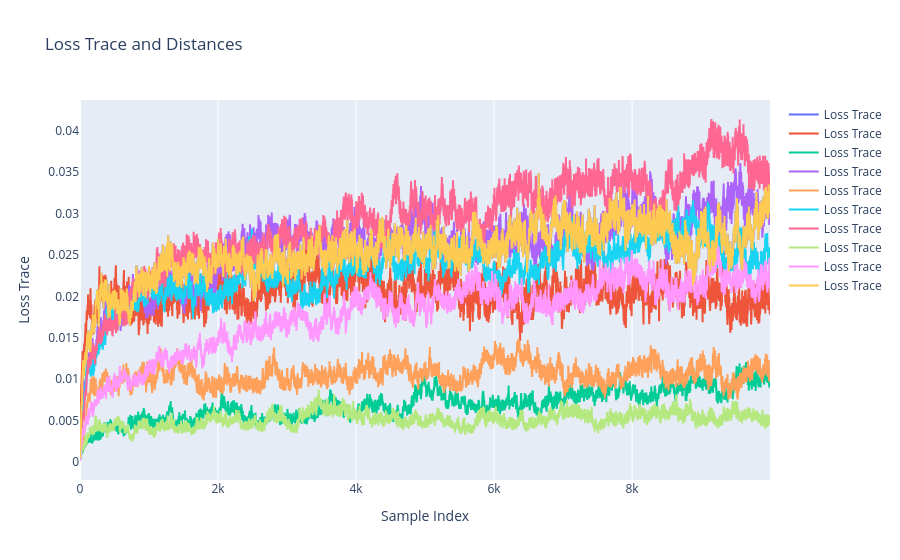

The notebook cell saved with this chart:
### Markdown cell above
## Loss trace

### Code cell
df = df_data
df = df[~np.isnan(df["lambdahat"])]
fig = go.Figure()

# index = 10
indices = np.random.randint(0, df.shape[0], size=10)
for index in indices: 
    sample_loss_trace = np.array(df.iloc[index]["loss_trace"])
    # print(df_data.iloc[index]["true_lambda"])
    n = df.iloc[index]["num_training_data"]
    # itemp = n / np.log(n)
    # distances = sample_doc["info"]["sgld_distances"]
    nsamples = len(sample_loss_trace)

    # Add trace for loss_trace
    fig.add_trace(
        go.Scatter(
            x=list(range(nsamples)),
            y=sample_loss_trace,
            name="Loss Trace",
            yaxis="y1"
        )
    )

# Add trace for distances
# fig.add_trace(
#     go.Scatter(
#         x=list(range(nsamples)),
#         y=distances,
#         name="Distances",
#         yaxis="y2"
#     )
# )

# Set layout for the graph
fig.update_layout(
    title="Loss Trace and Distances",
    xaxis_title="Sample Index",
    yaxis=dict(
        title="Loss Trace",
        side="left",
        showgrid=False,
        zeroline=False
    ),
    yaxis2=dict(
        title="Distances",
        side="right",
        overlaying="y",
        showgrid=False,
        zeroline=False
    )
)

### Figure 1 — Plotly figure (JSON) as saved in the notebook; plotly's stock layout.template omitted (floating-point values rounded to 4 significant figures; data arrays with more than 128 entries replaced by an {"elided": "..."} marker saying what was removed)
{"data": [{"name": "Loss Trace", "type": "scatter", "x": {"elided": "10000 int values"}, "y": {"elided": "10000 float values"}, "yaxis": "y"}, {"name": "Loss Trace", "type": "scatter", "x": {"elided": "10000 int values"}, "y": {"elided": "10000 float values"}, "yaxis": "y"}, {"name": "Loss Trace", "type": "scatter", "x": {"elided": "10000 int values"}, "y": {"elided": "10000 float values"}, "yaxis": "y"}, {"name": "Loss Trace", "type": "scatter", "x": {"elided": "10000 int values"}, "y": {"elided": "10000 float values"}, "yaxis": "y"}, {"name": "Loss Trace", "type": "scatter", "x": {"elided": "10000 int values"}, "y": {"elided": "10000 float values"}, "yaxis": "y"}, {"name": "Loss Trace", "type": "scatter", "x": {"elided": "10000 int values"}, "y": {"elided": "10000 float values"}, "yaxis": "y"}, {"name": "Loss Trace", "type": "scatter", "x": {"elided": "10000 int values"}, "y": {"elided": "10000 float values"}, "yaxis": "y"}, {"name": "Loss Trace", "type": "scatter", "x": {"elided": "10000 int values"}, "y": {"elided": "10000 float values"}, "yaxis": "y"}, {"name": "Loss Trace", "type": "scatter", "x": {"elided": "10000 int values"}, "y": {"elided": "10000 float values"}, "yaxis": "y"}, {"name": "Loss Trace", "type": "scatter", "x": {"elided": "10000 int values"}, "y": {"elided": "10000 float values"}, "yaxis": "y"}], "layout": {"title": {"text": "Loss Trace and Distances"}, "xaxis": {"title": {"text": "Sample Index"}}, "yaxis": {"showgrid": false, "side": "left", "title": {"text": "Loss Trace"}, "zeroline": false}, "yaxis2": {"overlaying": "y", "showgrid": false, "side": "right", "title": {"text": "Distances"}, "zeroline": false}}}
